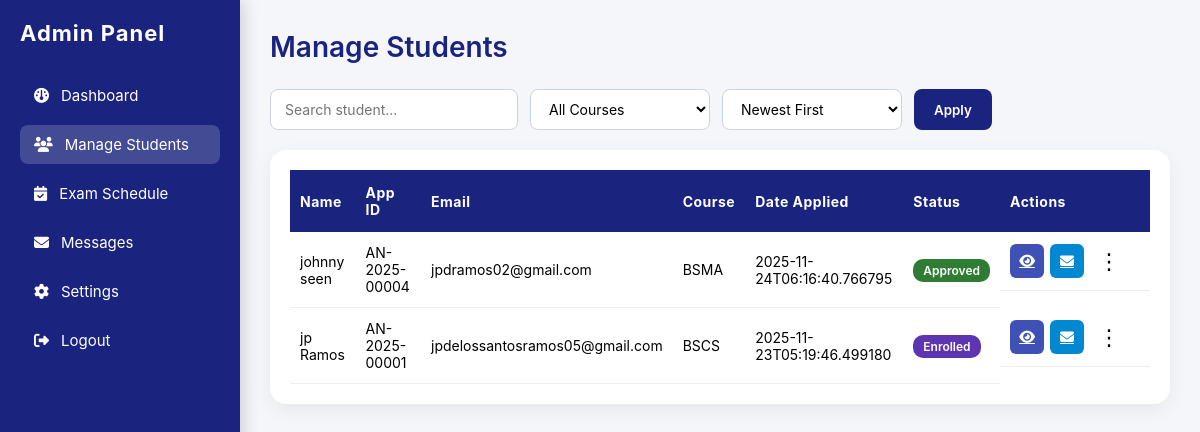
The page /admin/manage-students (signed in) on the database as committed earlier.
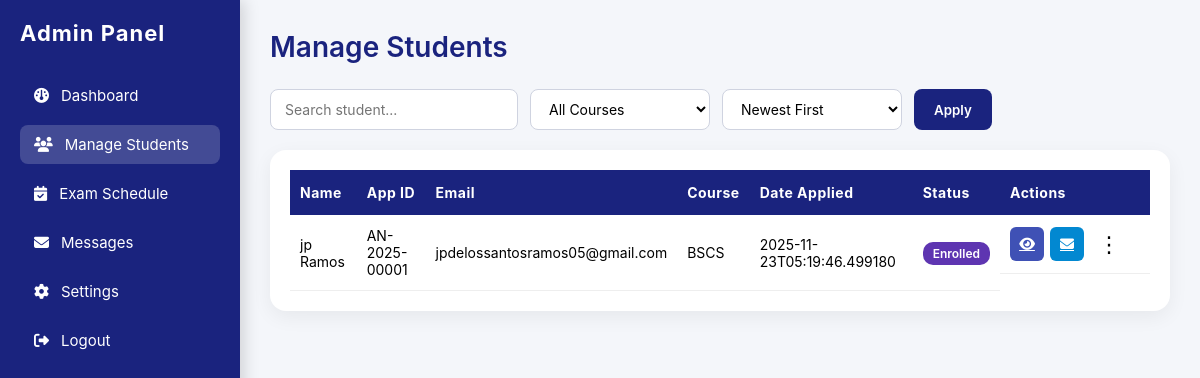
The same page on the database as committed later.
### tables this page shows
CREATE TABLE applicants (
        id INTEGER PRIMARY KEY AUTOINCREMENT,
        app_id TEXT UNIQUE,
        student_id INTEGER,
        first_name TEXT,
        last_name TEXT,
        email TEXT,
        program TEXT,
        created_at TEXT,
        form_json TEXT,
        submitted INTEGER DEFAULT 0,
        FOREIGN KEY(student_id) REFERENCES students(id)
    );

CREATE TABLE students (
        id INTEGER PRIMARY KEY AUTOINCREMENT,
        username TEXT,
        email TEXT UNIQUE,
        password TEXT
    );

### app.py (the view)
@app.route("/admin/manage-students")
@admin_required
def manage_students():
    course_filter = request.args.get("course", "")
    search_query = request.args.get("search", "")
    sort_by = request.args.get("sort", "new")   # default newest first
    conn = get_conn()
    c = conn.cursor()
    sql = """
    SELECT
    s.id AS student_id,
    s.email,
    a.app_id,
    a.form_json,
    a.program,
    a.created_at,
    a.submitted,

    COALESCE(st.exam_taken, 0)   AS exam_taken,
    COALESCE(st.approved, 0)     AS approved,
    COALESCE(st.enrolled, 0)     AS enrolled,
    COALESCE(st.rejected, 0)     AS rejected,
    st.reject_reason,

    CASE
        WHEN st.rejected = 1 THEN 'Rejected'
        WHEN st.enrolled = 1 THEN 'Enrolled'
        WHEN st.approved = 1 THEN 'Approved'
        WHEN st.exam_taken = 1 THEN 'Exam Taken'
        WHEN a.submitted = 1 THEN 'Submitted'
        ELSE 'Draft'
    END AS status

    FROM students s
    LEFT JOIN applicants a ON a.student_id = s.id AND a.app_id IS NOT NULL
    LEFT JOIN application_status st ON st.app_id = a.app_id
    WHERE a.app_id IS NOT NULL
    """
    params = []
    if course_filter:
        sql += " AND a.program = ?"
        params.append(course_filter)
    if search_query:
        sql += " AND (s.email LIKE ? OR a.form_json LIKE ?)"
        params.append(f"%{search_query}%")
        params.append(f"%{search_query}%")
    if sort_by == "new":
        sql += " ORDER BY a.created_at DESC"
    elif sort_by == "old":
        sql += " ORDER BY a.created_at ASC"
    elif sort_by == "az":
        sql += " ORDER BY json_extract(a.form_json, '$.lastName') ASC"
    elif sort_by == "za":
        sql += " ORDER BY json_extract(a.form_json, '$.lastName') DESC"
    else:
        sql += " ORDER BY a.created_at DESC"
    c.execute(sql, params)
    rows = c.fetchall()
    conn.close()
    students = []
    for r in rows:
        form = json.loads(r["form_json"] or "{}")
        if r["enrolled"] == 1:
            status = "Enrolled"
        elif r["approved"] == 1:
            status = "Approved"
        elif r["rejected"] == 1:
            status = "Rejected"
        elif r["submitted"] == 1:
            status = "Submitted"
        else:
            status = "Not Submitted"
        students.append({
        "id": r["student_id"],
        "email": r["email"],
        "app_id": r["app_id"],
        "submitted": r["submitted"],
        "status": status,
        "created_at": r["created_at"],
        "firstName": form.get("firstName", ""),
        "lastName": form.get("lastName", ""),
        "program": r["program"] or " ",
        "exam_taken": int(r["exam_taken"]),
        "approved": int(r["approved"]),
        "enrolled": int(r["enrolled"]),
        "rejected": int(r["rejected"]),
})
    return render_template(
        "manage_students.html",
        students=students,
        course_filter=course_filter,
        search_query=search_query,
        sort_by=sort_by,
        active_page="users"
    )

### app.py (called while the page is built)
def get_conn():
    conn = sqlite3.connect(DB_FILE)
    conn.row_factory = sqlite3.Row
    return conn

def admin_required(f):
    @wraps(f)
    def wrapper(*args, **kwargs):
        if "admin" not in session:
            return redirect("/admin")  # Redirect to admin login
        return f(*args, **kwargs)
    return wrapper

### templates/manage_students.html (shortened to what this page needs)
{% extends "adminbase.html" %}
{% block content %}
<h2 class="page-title">Manage Students</h2>
<form method="GET" class="filter-bar">
    <input type="text" name="search" placeholder="Search student..."
           value="{{ search_query }}" class="filter-input">
    <select name="course" class="filter-select" onchange="this.form.submit()">
    <option value="">All Courses</option>
</select>
    <select name="sort" class="filter-select" onchange="this.form.submit()">
    <option value="new" {% if sort_by == "new" %}selected{% endif %}>Newest First</option>
</select>
    <button type="submit" class="btn-search">Apply</button>
</form>
<div class="table-wrapper">
<table>
    <thead>
        <tr>
            <th>Name</th>
            <th>App ID</th>
            <th>Email</th>
            <th>Course</th>
            <th>Date Applied</th>
            <th>Status</th>
            <th style="width:150px;">Actions</th>
        </tr>
    </thead>
    <tbody>
    {% for s in students %}
        <tr>
            <td>{{ s.firstName }} {{ s.lastName }}</td>
            <td>{{ s.app_id }}</td>
            <td>{{ s.email }}</td>
            <td>{{ s.program }}</td>
            <td>{{ s.created_at or "-" }}</td>
            <td>
    {% if s.status == "Submitted" %}
        <span class="badge badge-gray">Submitted</span>
    {% elif s.status == "Approved" %}
        <span class="badge badge-green">Approved</span>
    {% elif s.status == "Rejected" %}
        <span class="badge badge-red">Rejected</span>
    {% elif s.status == "Exam Taken" %}
        <span class="badge badge-blue">Exam Taken</span>
    {% elif s.status == "Enrolled" %}
        <span class="badge badge-purple">Enrolled</span>
    {% endif %}
</td>
            <td class="actions">
    {% if s.app_id %}
    <a href="{{ url_for('admin_preview', app_id=s.app_id) }}" class="btn btn-view"><i class="fa-solid fa-eye"></i></a>
{% else %}
    <span class="btn btn-disabled" style="opacity:0.5; cursor:not-allowed;">No Application</span>
{% endif %}
    {% if s.app_id %}
    <a class="btn btn-msg" title="Message Student"
       href="{{ url_for('admin_messages', app_id=s.app_id) }}">
        <i class="fa-solid fa-envelope"></i>
    </a>
{% else %}
    <span class="btn btn-msg" style="opacity:0.4; pointer-events:none;"
          title="No application yet">
        <i class="fa-solid fa-envelope"></i>
    </span>
{% endif %}
    <div class="action-menu">
    <button class="menu-btn">⋮</button>
</div>
</td>
        </tr>
    {% endfor %}
    </tbody>
</table>
</div>
{% endblock %}

Rows that differ between the two databases and show on the page:
removed applicants: firstName "johnny", lastName "seen", app_id "AN-2025-00004", email "jpdramos02@gmail.com", program "BSMA", created_at "2025-11-24T06:16:40.766795", shows "Approved"
